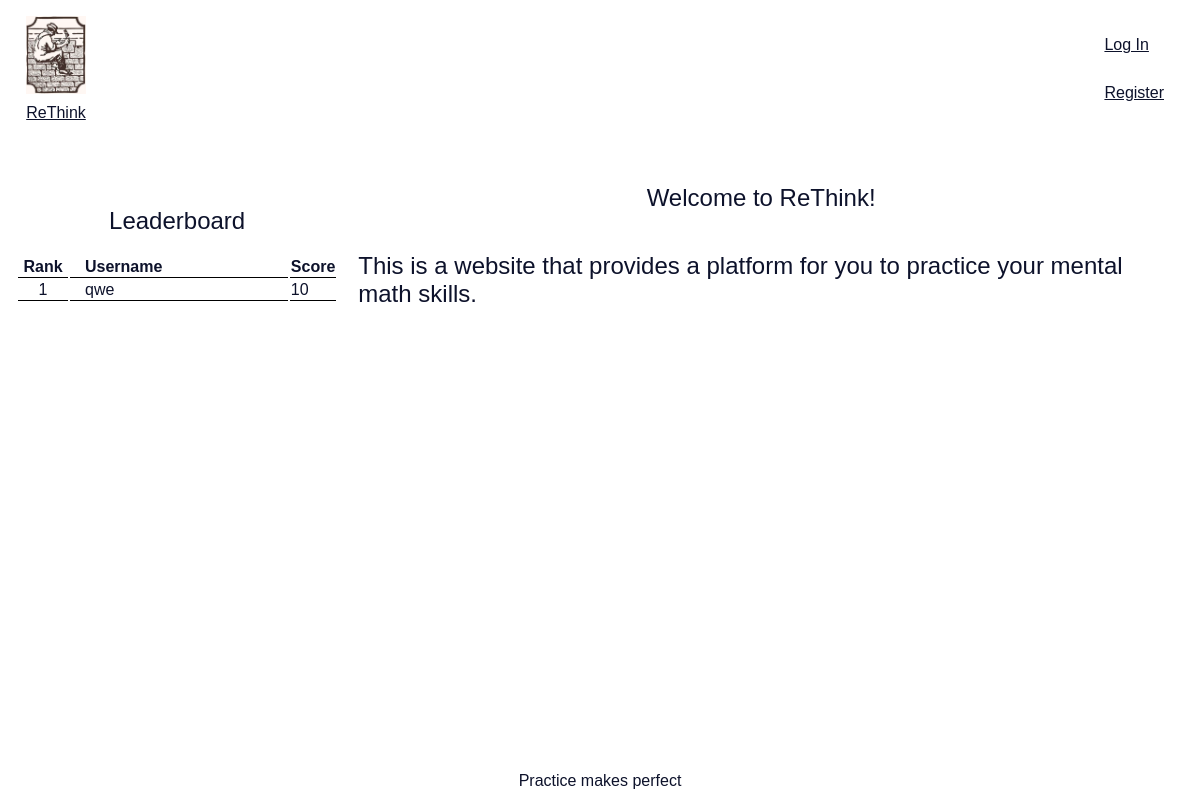
The app's page /, older data.
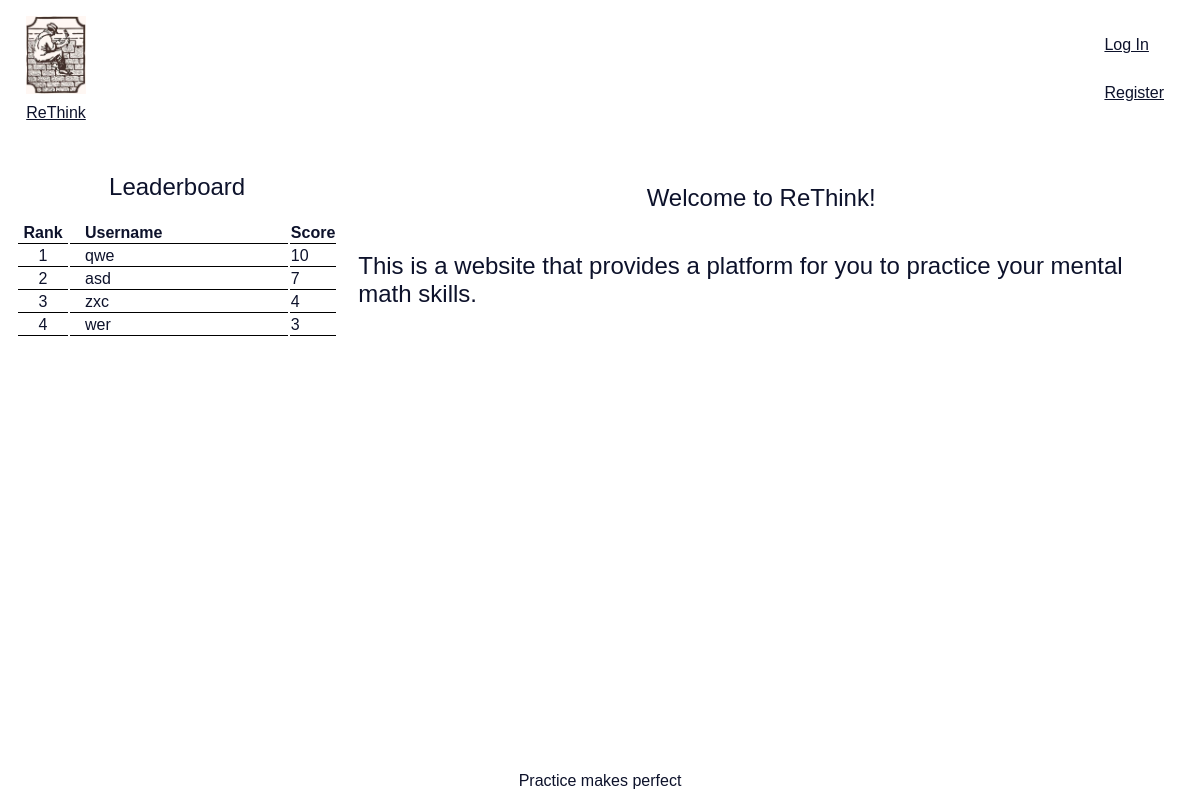
The same page, newer data.
### tables this page shows
CREATE TABLE users (id INTEGER PRIMARY KEY AUTOINCREMENT NOT NULL, username TEXT NOT NULL, hash TEXT NOT NULL);

### app.py (the view)
@app.route("/")
def index():
    users = db.execute("SELECT username, MAX(score) FROM users JOIN scores ON users.id=scores.user_id GROUP BY user_id ORDER BY MAX(score) DESC LIMIT 10")
    return render_template("index.html", users=users)

### app.py (called while the page is built)
@app.after_request
def after_request(response):
    response.headers["Cache-Control"] = "no-cache, no-store, must-revalidate"
    response.headers["Expires"] = 0
    response.headers["Pragma"] = "no-cache"
    return response

### templates/index.html (shortened to what this page needs)
{% extends "layout.html" %}
{% block main %}
<main class="home ">
   <div class="leaderboard ">
        <div class="leaderboard-title">Leaderboard</div>
        <table class="leaderboard-table ">
            <colgroup>
                <col style="width: 50px;">
                <col>
                <col style="width: 40px;">
            </colgroup>
            <thead>
                <tr>
                    <th >Rank</th>
                    <th class ="user-name">Username</th>
                    <th>Score</th>
                </tr>
            </thead>
            <tbody>
            {% for user in users %}
                <tr class = "row">
                    <td style="text-align: center;">{{loop.index}}</td>
                    <td class ="user-name">{{user["username"]}}</td>
                    <td>
                        {% if user["MAX(score)"] is none %}
                            0
                        {% else %}
                            {{ user["MAX(score)"] }}
                        {% endif %}
                    </td>
                </tr>
            {% endfor %}
            </tbody>
        </table>
    </div>
    <div class="home-text">
        <h1 class ="header">Welcome to ReThink!</h1>
        <div class ="text">
            <p>This is a website that provides a platform for you to practice your mental math skills.</p>
    </div>
</main>
{% endblock %}

### templates/layout.html (shortened to what this page needs)
<!DOCTYPE html>
<html lang="en">
    <head>
        <link href="/static/styles.css" rel="stylesheet">
    </head>
    <body>
        <nav class="navbar ">
                <div>
                    <a class="navbar-brand" href="/">
                        <img src="/static/logo.png" width="60" alt="Home">
                        ReThink
                    </a>
                </div>
                <div class="navbar-menu " id="navbar">
                    {% if session["user_id"] %}
                    <div class="navbar-menu " id="not-authorized">
                        <ul class="navbar-left ">
                            <li class="nav-item "><a class="nav-link" href="/multiply" id="multiply-link" >Multiply Challenge</a></li>
                            <li class="nav-item "><a class="nav-link" href="/tiles" id="tiles-link" >Memory Tiles</a></li>
                        </ul>
                        <ul class="navbar-right ">
                            <li class="nav-item"><a class="nav-link" href="/changepass">Change Password</a></li>
                            <li class="nav-item"><a class="nav-link" href="/logout">Log Out</a></li>
                        </ul>
                    </div>
                    {% else %}
                        <ul class="navbar-login ">
                            <li class="nav-item "><a class="nav-link" href="/login">Log In</a></li>
                            <li class="nav-item"><a class="nav-link" href="/register">Register</a></li>
                        </ul>
                    </div>
                    {% endif %}
        </nav>
        {% block main %}
        {% endblock %}
        <footer class = "footer">
            Practice makes perfect
        </footer>
    </body>
</html>

### static/styles.css (style rules this page uses)
* { box-sizing: border-box; }
body { min-height: 100vh; margin: 0; padding: 0; }
body { font-family: "Trebuchet MS", "Lucida Sans Unicode", "Lucida Grande", "Lucida Sans", Arial, sans-serif; color: #0d122b; display: flex; flex-direction: column; padding-left: 1em; padding-right: 1em; }
h1 { text-align: center; font-weight: 100; }
.home { display: flex; justify-content: space-between; }
.leaderboard { display: flex; order:1; flex:2; flex-direction: column; justify-content: center; gap: 10px; width: 350px; margin: 0 auto; }
.leaderboard-title { text-align: center; padding: 10px; font-size: 1.5rem; }
.home-text { order:2; padding: 20px; flex:5; }
.home-text .header { font-size: 24px; }
.home-text .text { display: flex; justify-content: center; font-size: 1.5rem; }
a { color: #0d122b; }
.navbar { display: flex; justify-content: space-between; align-items: center; padding: 10px; margin-bottom: 10px; }
.navbar-brand { display: flex; flex:1; flex-direction: column; align-items: center; gap: 10px }
.navbar-menu { flex:6; display: flex; justify-content: space-between; align-items: center; }
.navbar-login { display: flex; width : auto; list-style: none; flex-direction: column; gap: 10px; justify-content: end; }
.navbar-login li { padding: 10px; font-size: 1rem; }
td, th { border-bottom: 1px solid black; }
.user-name { text-align: left; padding-left: 15px; }
.footer { display: flex; justify-content: center; align-items: center; padding: 10px; margin-top: auto; }

Row changes from the older to the newer data that the page shows:
added users: username "asd", user "7"
added users: username "zxc", user "4"
added users: username "wer", user "3"
